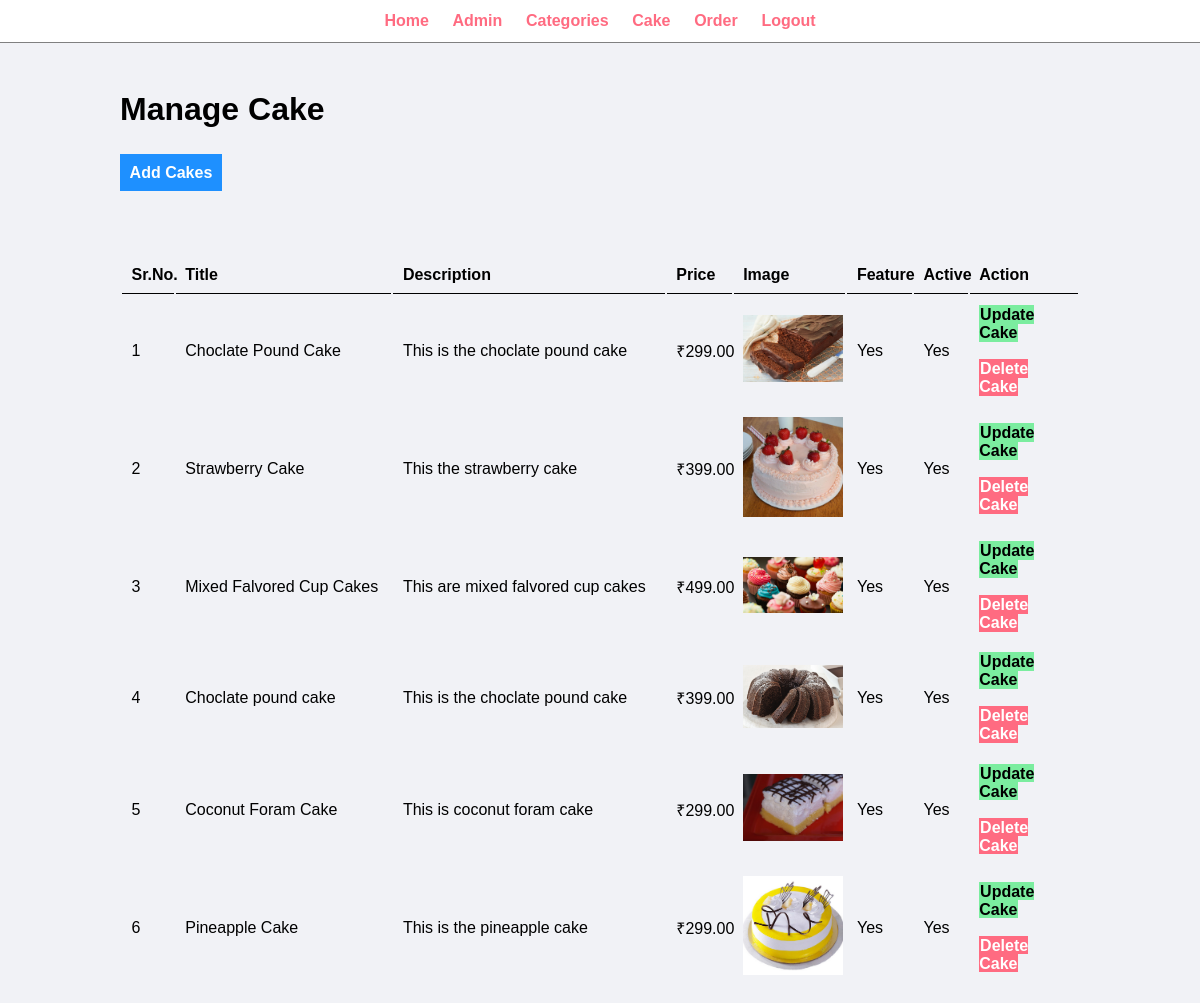
/admin/manage-cake.php (signed in), run on the app's committed database.
### tables this page shows
CREATE TABLE `cake` (
  `id` int(10) UNSIGNED NOT NULL,
  `title` varchar(100) NOT NULL,
  `description` text NOT NULL,
  `price` decimal(10,2) NOT NULL,
  `image_name` varchar(255) NOT NULL,
  `category_id` int(10) UNSIGNED NOT NULL,
  `feature` varchar(10) NOT NULL,
  `active` varchar(10) NOT NULL
);

### admin/manage-cake.php (the view, shortened to what this page needs)
<?php include('partitals/menu.php'); ?>
<div class="main-content">
	<div class="wrapper">
		<h1>Manage Cake</h1>
		<br><br>
		<a href="<?php echo SITEURL; ?>admin/add-cake.php" class="btn-primary">Add Cakes</a>
		<br><br>
		<br><br><br>
		<table class="tbl-full">
			<tr>
				<th>Sr.No.</th>
				<th>Title</th>
				<th>Description</th>
				<th>Price</th>
				<th>Image</th>
				<th>Feature</th>
				<th>Active</th>
				<th>Action</th>
			</tr>
			<?php
				$sql = "SELECT * FROM cake";
				$res = mysqli_query($conn, $sql);
				$count = mysqli_num_rows($res);
				$srno = 1;
				if($count > 0){
					while($rows = mysqli_fetch_assoc($res)){
						$id = $rows['id'];
						$title = $rows['title'];
						$description = $rows['description'];
						$price = $rows['price'];
						$image = $rows['image_name'];
						$feature = $rows['feature'];
						$active = $rows['active'];
						?>
						<tr>
							<td><?php echo $srno++; ?></td>
							<td><?php echo $title; ?></td>
							<td><?php echo $description; ?></td>
							<td>₹<?php echo $price; ?></td>
							<td>
								<?php
									if($image != ""){
										?>
										<img src="<?php echo SITEURL; ?>images/food/<?php echo $image; ?>" width="100px">
										<?php
									}
									else{
										echo "<div class = 'error'> Image Not Added. </div>";
									}
								?>
							</td>
							<td><?php echo $feature; ?></td>
							<td><?php echo $active; ?></td>
							<td>
								<a href="<?php echo	SITEURL; ?>admin/update-cake.php?id=<?php echo $id; ?>" class="btn-secondary">Update Cake</a><br><br>
								<a href="<?php echo	SITEURL; ?>admin/delete-cake.php?id=<?php echo $id; ?>&image_name=<?php echo $image; ?>" class="btn-danger">Delete Cake</a>
							</td>
						</tr>
						<?php
					}
				}
				else{
					?>
					<tr>
						<td colspan="6"><div class="error"> No Cake Added.</div></td>
					</tr>
					<?php
				}
			?>
		</table>
	</div>
</div>

### css/admin.css (style rules this page uses)
* { margin: 0; padding: 0; font-family: Arial, Helvetica, sans-serif; }
.wrapper { padding: 1%; width: 80%; margin: 0 auto; }
.tbl-full { width: 100%; }
table tr th { border-bottom: 1px solid black; padding: 1%; text-align: left; }
table tr td { padding: 1%; text-align: left; }
.btn-primary { background-color: #1e90ff; padding: 1%; color: white; text-decoration: none; font-weight: bold; }
.btn-secondary { background-color: #7bed9f; padding: 1%; color: black; text-decoration: none; font-weight: bold; }
.btn-danger { background-color: #ff6b81; padding: 1%; color: white; text-decoration: none; font-weight: bold; }
.main-content { background-color: #f1f2f6; padding: 3% 0; }

### data on the page
cake: title "Choclate Pound Cake", description "This is the choclate pound cake", price "299.00", image_name (picture), feature "Yes", active "Yes"
cake: title "Strawberry Cake", description "This the strawberry cake", price "399.00", image_name (picture), feature "Yes", active "Yes"
cake: title "Mixed Falvored Cup Cakes", description "This are mixed falvored cup cakes", price "499.00", image_name (picture), feature "Yes", active "Yes"
cake: title "Choclate pound cake", description "This is the choclate pound cake", price "399.00", image_name (picture), feature "Yes", active "Yes"
cake: title "Coconut Foram Cake", description "This is coconut foram cake", price "299.00", image_name (picture), feature "Yes", active "Yes"
cake: title "Pineapple Cake", description "This is the pineapple cake", price "299.00", image_name (picture), feature "Yes", active "Yes"
